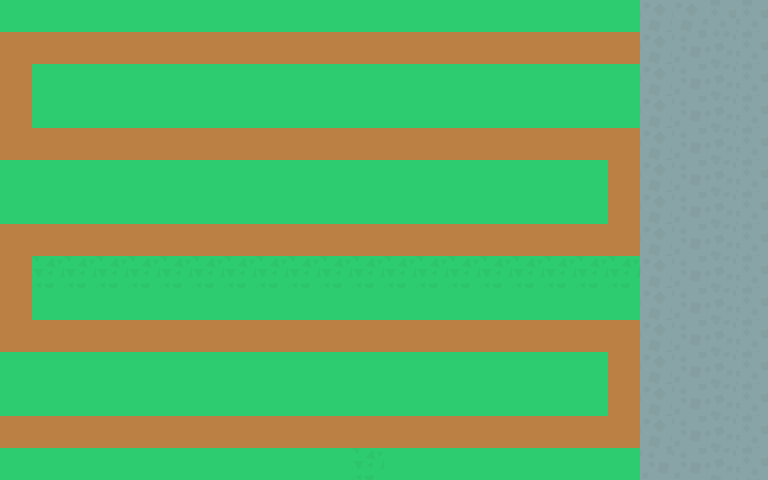

Below is a game level as drawn by its tile map, then a one-line description and the .tmx that defines it (tile-layer data replaced by summaries):
An orthogonal 24x15 tile map with 32x32 px tiles, 1 tile layer (collision).

<map version="1.2" tiledversion="1.2.0" orientation="orthogonal" renderorder="right-down" width="24" height="15" tilewidth="32" tileheight="32" infinite="0" nextlayerid="5" nextobjectid="1">
 <tileset firstgid="1" source="towerDefense_tilesheet.tsx" />
 <layer id="4" name="collision" width="24" height="15">
  <data>[360 cells, 360 non-empty, 12 distinct tile ids]</data>
 </layer>
</map>
